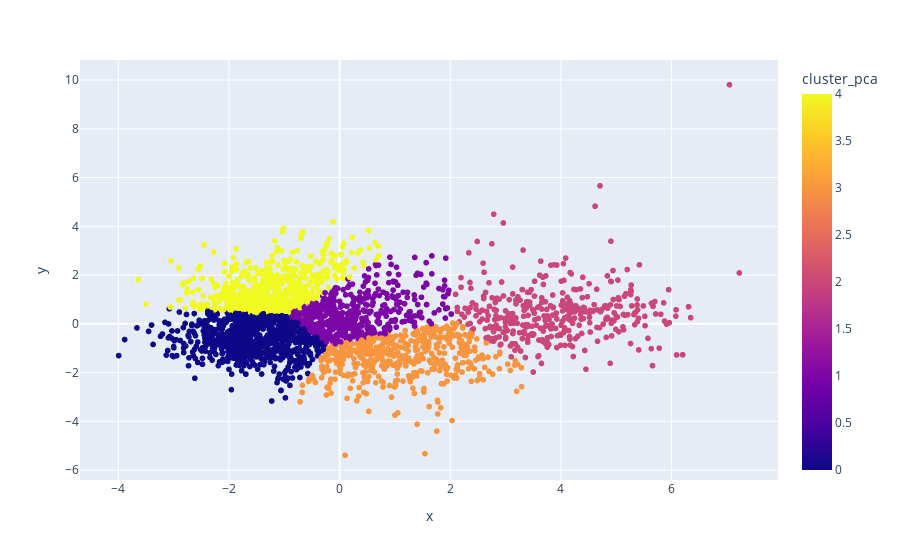

Notebook code for this chart:
### Code cell
fig = px.scatter(projection, x="x", y="y", color="cluster_pca",
                 hover_data=['x', 'y', 'generos'])
fig.show()

### Figure 1 — Plotly figure (JSON) as saved in the notebook; plotly's stock layout.template omitted (floating-point values rounded to 4 significant figures; data arrays with more than 128 entries replaced by an {"elided": "..."} marker saying what was removed)
{"data": [{"customdata": {"elided": "2973x1 str values"}, "hovertemplate": "x=%{x}<br>y=%{y}<br>generos=%{customdata[0]}<br>cluster_pca=%{marker.color}<extra></extra>", "legendgroup": "", "marker": {"color": {"elided": "2973 int values"}, "coloraxis": "coloraxis", "symbol": "circle"}, "mode": "markers", "name": "", "showlegend": false, "type": "scattergl", "x": {"elided": "2973 float values"}, "xaxis": "x", "y": {"elided": "2973 float values"}, "yaxis": "y"}], "layout": {"coloraxis": {"colorbar": {"title": {"text": "cluster_pca"}}, "colorscale": [[0, "#0d0887"], [0.1111, "#46039f"], [0.2222, "#7201a8"], [0.3333, "#9c179e"], [0.4444, "#bd3786"], [0.5556, "#d8576b"], [0.6667, "#ed7953"], [0.7778, "#fb9f3a"], [0.8889, "#fdca26"], [1, "#f0f921"]]}, "legend": {"tracegroupgap": 0}, "margin": {"t": 60}, "xaxis": {"anchor": "y", "domain": [0, 1], "title": {"text": "x"}}, "yaxis": {"anchor": "x", "domain": [0, 1], "title": {"text": "y"}}}}
